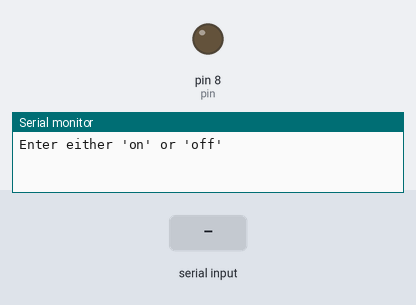
This sketch was run on a simulated Arduino Uno, built with avr-gcc and run on an emulated ATmega328P. Parts: output pins drawn as LEDs (lit = HIGH), the last lines printed to the serial monitor. The test bench sets the inputs (shaded band).

Above: at 3.2 s.
3.3 s: "on\n" received over Serial
At 4.2 s:
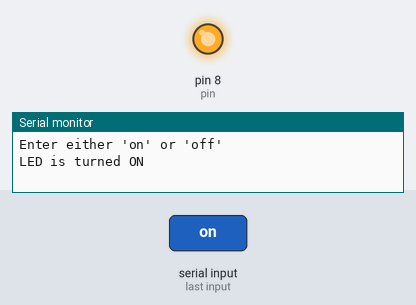
4.8 s: "off\n" received over Serial
At 5.4 s:
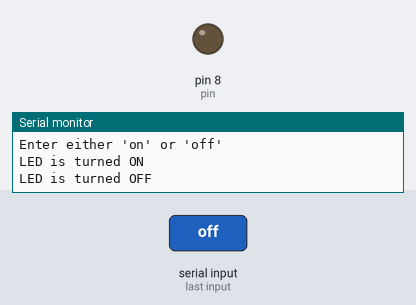
Timing chart, 0 to 7.8 s (numbered marks = the images above; inputs shaded):
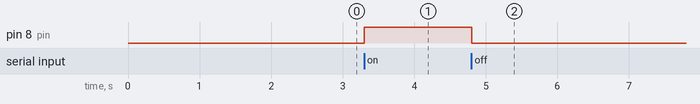

The sketch:

JS-2-2.ino
```cpp
/*
 * js-2-2 - turn LED on/off
 */


int pin=8;

void setup() {
  Serial.begin(9600);
  delay(2000);
  pinMode(pin, OUTPUT);
  Serial.println("Enter either 'on' or 'off'");
}

void loop() {

String command;

  if(Serial.available())
  {
    command = Serial.readStringUntil('\n');
    if(command == "on")
    {
      digitalWrite(pin, HIGH); // turn on LED
      Serial.println("LED is turned ON");
    }
    else
    if(command == "off")
    {
      digitalWrite(pin, LOW);  // turn off LED
      Serial.println("LED is turned OFF");
    }
  }
}
```

Measured:
- after the input at 3.3 s, pin 8 (pin): LOW → HIGH at once
- after the input at 4.8 s, pin 8 (pin): HIGH → LOW at once
